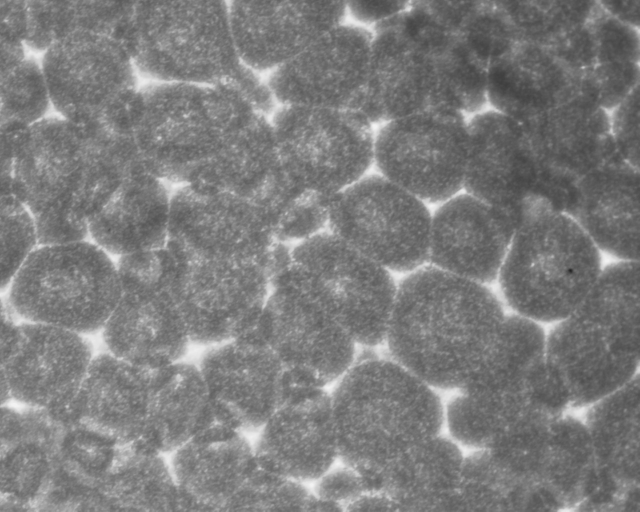
#> input picture gitassets/frame1.png, 1280 x 1024 px, found by its file name (shown at 1/2 size)
$ jupyter execute watershed.ipynb
#> lines starting #> are read from the running program, lines starting #| are printed output that depends on the picture; after the words box and inside, x2 and y2 are one past the last pixel; in counts of white or black regions, pixels touching at a corner belong together
### Trying out the Watershed Algorithm
[OpenCV Docs](https://docs.opencv.org/4.x/d3/db4/tutorial_py_watershed.html)

[Explanation](https://people.cmm.minesparis.psl.eu/users/beucher/wtshed.html)

[Helpful 3D Plotting Tutorial](https://jakevdp.github.io/PythonDataScienceHandbook/04.12-three-dimensional-plotting.html)

- Any greytone image can be considered as a topographic surface.
- If we flood this surface from its minima and, if we prevent the merging of the waters coming from different sources, we partition the image into two different sets: the catchment basins and the watershed lines.
- If we apply this transformation to the image gradient, the catchment basins should theoretically correspond to the homogeneous grey level regions of this image.

- gradient map
- binarization and distance map
- watershed
- top map

[cell 1]
import cv2 as cv
import matplotlib as mpl
import matplotlib.pyplot as plt
import numpy as np
import os
# from mpl_toolkits import mplot3d

#### Import image
- import
- downsize
- grayscale
- crop

[cell 2]
source_dir = "/Users/johnmays/Documents/Wirth Lab/convection-cell-research/data/LCB6mil90deg0_frames"
os.chdir(source_dir)
frame1 = cv.imread('frame1.png')
#> frame1 is the input picture: shape (1024, 1280, 3); min 34, max 243, mean 124.7
height, width, depth = np.shape(frame1)
#> height = 1024; width = 1280; depth = 3
frame1_downsized = cv.resize(frame1, (int(width/2), int(height/2)), cv.INTER_AREA) # downsize
frame1_downsized_gray = cv.cvtColor(frame1_downsized,cv.COLOR_BGR2GRAY)
frame1_cropped = frame1_downsized_gray[0:256,0:320]
plt.imshow(frame1_cropped, cmap='Greys_r')
plt.colorbar();

[cell 3]
np.shape(frame1_cropped)
#> Out = (256, 320)

[cell 4]
frame1_upclose = frame1[50:250,50:250,0]
frame1_upclose = cv.medianBlur(frame1_upclose, 5)

[cell 5]
plt.imshow(frame1_upclose, cmap='Greys_r')
plt.xlabel('X')
plt.ylabel('Y')
plt.colorbar();

[cell 6]
x = np.arange(0,200)
y = np.arange(0,200)
X, Y = np.meshgrid(x, y)

[cell 7]
fig = plt.figure(figsize=(10,6), dpi=100)
ax = plt.axes(projection='3d')
p = ax.plot_surface(X, Y, frame1_upclose, rstride=1, cstride=1, cmap='viridis', edgecolor='none') #, cmap='Greys_r'
ax.set_xlabel('X')
ax.set_ylabel('Y')
fig.colorbar(p, ax=ax)
ax.set_zlabel('Intensity');

Trying out a gradient map:

[cell 8]
frame1_laplacian = cv.Laplacian(cv.medianBlur(cv.resize(frame1_upclose, (100, 100), cv.INTER_AREA), 5), cv.CV_64F)

[cell 9]
frame1_sobel = cv.Sobel(cv.medianBlur(cv.resize(frame1_upclose, (100, 100), cv.INTER_AREA), 3), cv.CV_64F,1,1,ksize=5)
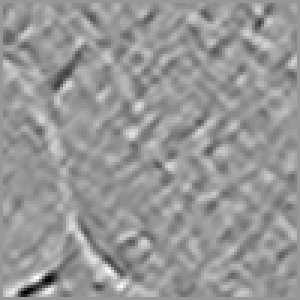
#> frame1_sobel: shape (100, 100) float64 (shown 3 times larger); min -464, max 319, mean -0.1; drawn with min black and max white

[cell 10]
plt.imshow(frame1_sobel, cmap='Greys_r')
plt.xlabel('X')
plt.ylabel('Y')
plt.colorbar();

[cell 11]
x = np.arange(0,100)
y = np.arange(0,100)
X, Y = np.meshgrid(x, y)

[cell 12]
fig = plt.figure(figsize=(10,6), dpi=100)
ax = plt.axes(projection='3d')
p = ax.plot_surface(X, Y, frame1_sobel, rstride=1, cstride=1, cmap='viridis', edgecolor='none') #, cmap='Greys_r'
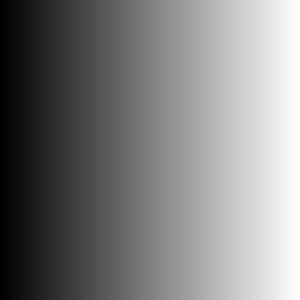
#> X: shape (100, 100) int64 (shown 3 times larger); min 0, max 99, mean 49.5; drawn with min black and max white
ax.set_xlabel('X')
ax.set_ylabel('Y')
fig.colorbar(p, ax=ax)
ax.set_zlabel('Intensity');

Not particularly helpful

#### Step 1: Preprocess
- binarize
- blur
- erode

*I need to somehow get rid of the noise/blotches at the middle of the cells.  I could do two things:*
- *remove small defects (areas of small $A$) after completing thresholding*
- *noise removal techniques beforehand*

[cell 13]
ret, thresh = cv.threshold(frame1_cropped,0,255,cv.THRESH_BINARY_INV+cv.THRESH_OTSU)
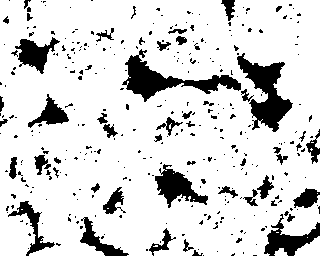
#> thresh: shape (256, 320); 84.5% white; 338 black regions (285 under 20 px), largest, box (x1, y1, x2, y2) and area: (237, 53, 293, 132) 1869, (122, 49, 241, 102) 1867, (155, 164, 208, 208) 1006
#> ret = 146

[cell 14]
plt.imshow(thresh, cmap='Greys_r')
plt.colorbar();

[cell 15]
# blur
kernel = np.ones((3,3),np.uint8)
opening = cv.morphologyEx(thresh,cv.MORPH_OPEN,kernel, iterations = 2)
#> opening: shape (256, 320); 81.6% white; 184 black regions (136 under 20 px), largest, box (x1, y1, x2, y2) and area: (120, 37, 293, 132) 4234, (261, 188, 320, 256) 1484, (155, 162, 208, 208) 1160

[cell 16]
sure_background = cv.dilate(opening,kernel,iterations=3)
#> sure_background: shape (256, 320); 94.8% white; 40 black regions (21 under 20 px), largest, box (x1, y1, x2, y2) and area: (243, 63, 288, 126) 1032, (126, 58, 179, 95) 740, (160, 168, 204, 200) 598

[cell 17]
plt.imshow(sure_background, cmap='Greys_r')
plt.title("For Sure Background")
plt.colorbar();

[cell 18]
distance_transform = cv.distanceTransform(opening,cv.DIST_L2,5)
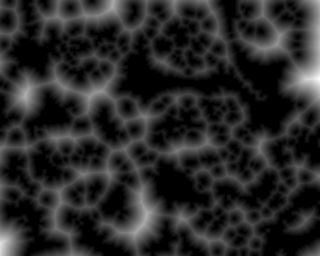
#> distance_transform: shape (256, 320) float32; min 0, max 31.79, mean 5.1; drawn with min black and max white

[cell 19]
plt.imshow(distance_transform, cmap='Greys_r')
plt.title("Distance Transform")
plt.colorbar();

[cell 20]
ret, sure_foreground = cv.threshold(distance_transform,0.65*distance_transform.max(),255,0)
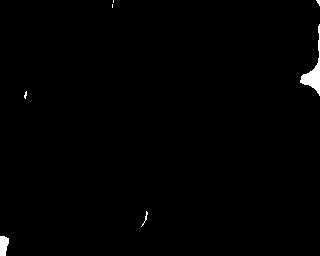
#> sure_foreground: shape (256, 320) float32; 0.73% white; 7 white regions (4 under 20 px), largest, box (x1, y1, x2, y2) and area: (300, 24, 320, 96) 395, (0, 236, 9, 256) 147, (141, 211, 148, 227) 24
#> ret = 20.66

[cell 21]
plt.imshow(sure_foreground, cmap='Greys_r')
plt.title("For Sure Foreground")
plt.colorbar();

[cell 22]
sure_foreground = np.uint8(sure_foreground)
unknown = cv.subtract(sure_background,sure_foreground)
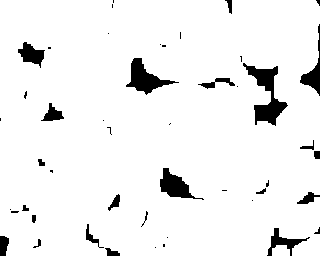
#> unknown: shape (256, 320); 94.1% white; 47 black regions (25 under 20 px), largest, box (x1, y1, x2, y2) and area: (243, 63, 288, 126) 1032, (126, 58, 179, 95) 740, (160, 168, 204, 200) 598

#### Step 2: Watershed

[cell 23]
ret, markers = cv.connectedComponents(sure_foreground)
#> markers: shape (256, 320) int32; 8 distinct labels, from 0 to 7
#> ret = 8
markers = markers+1
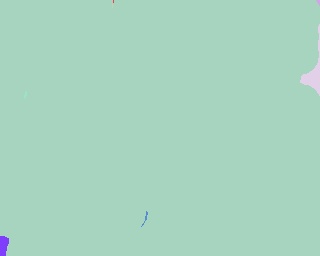
#> markers: shape (256, 320) int32; 8 distinct labels, from 1 to 8; one colour per label, 0 black
markers[unknown==255] = 0
#> markers: shape (256, 320) int32; 9 distinct labels, from 0 to 8

[cell 24]
frame1_3channel = np.stack((frame1_cropped,frame1_cropped,frame1_cropped), axis=-1) # (giving back RGB channels to greyscale image)
markers = cv.watershed(frame1_3channel, markers)
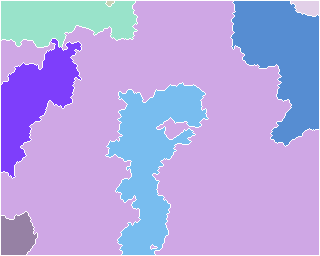
#> markers: shape (256, 320) int32; 9 distinct labels, from -1 to 8; one colour per label, 0 black, -1 white
frame1_3channel[markers == -1] = [255,0,0]
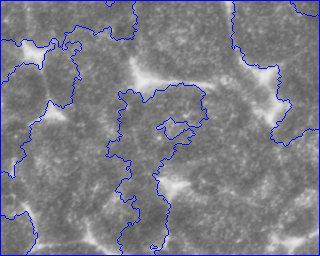
#> frame1_3channel: shape (256, 320, 3); mean of channels 0, 1, 2 133.9, 125.3, 125.3; drawn as B, G, R

[cell 25]
plt.imshow(frame1_3channel, cmap='Greys_r')
plt.title("Watershed")
plt.colorbar();
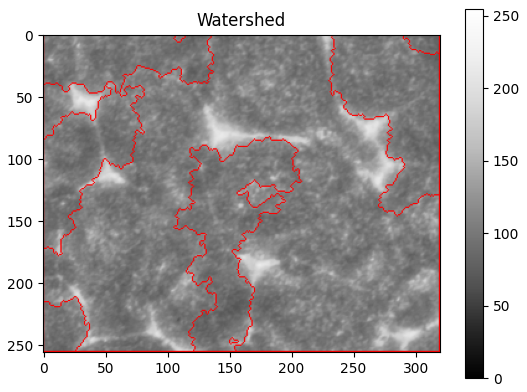
#> figure drawn by matplotlib, 2 panels
